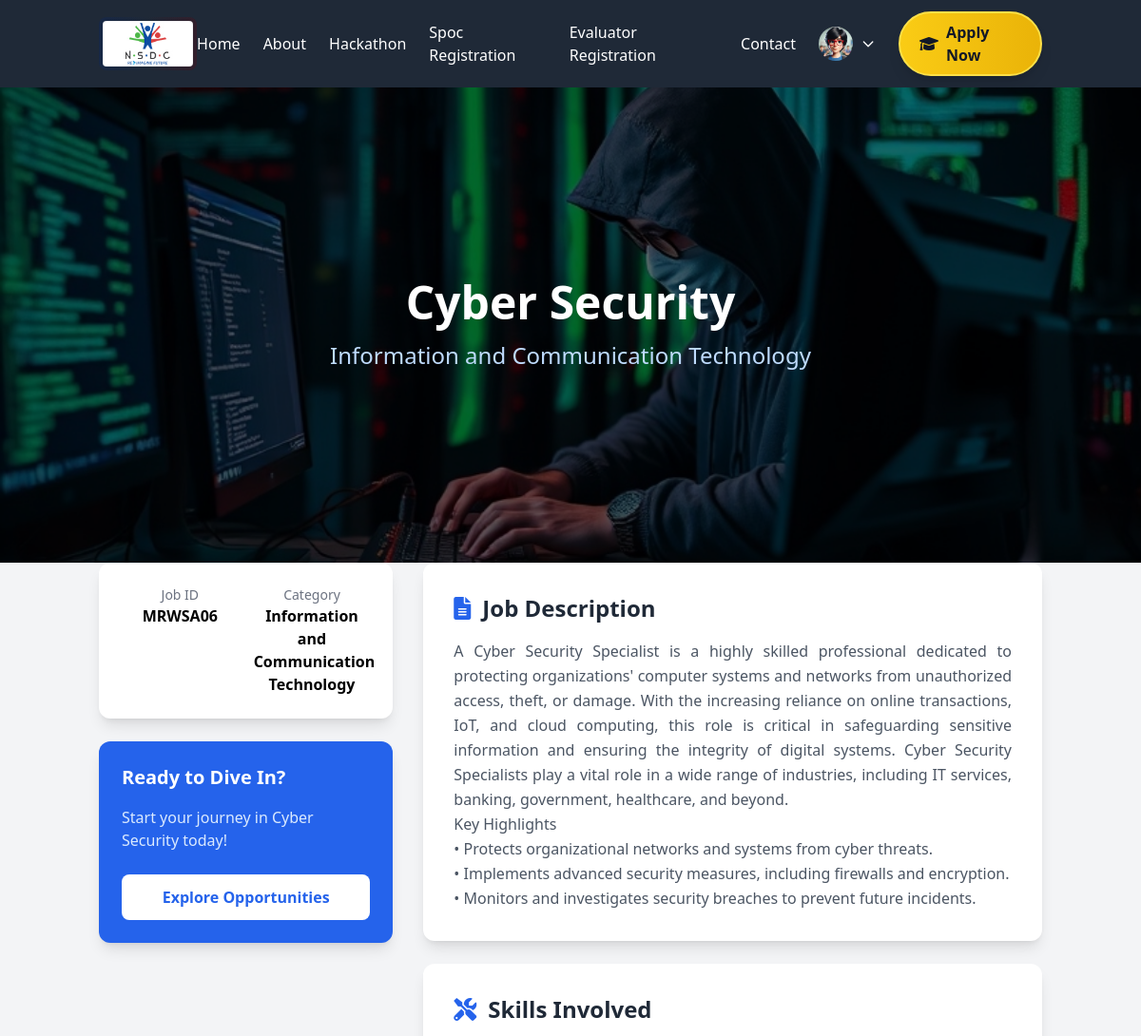
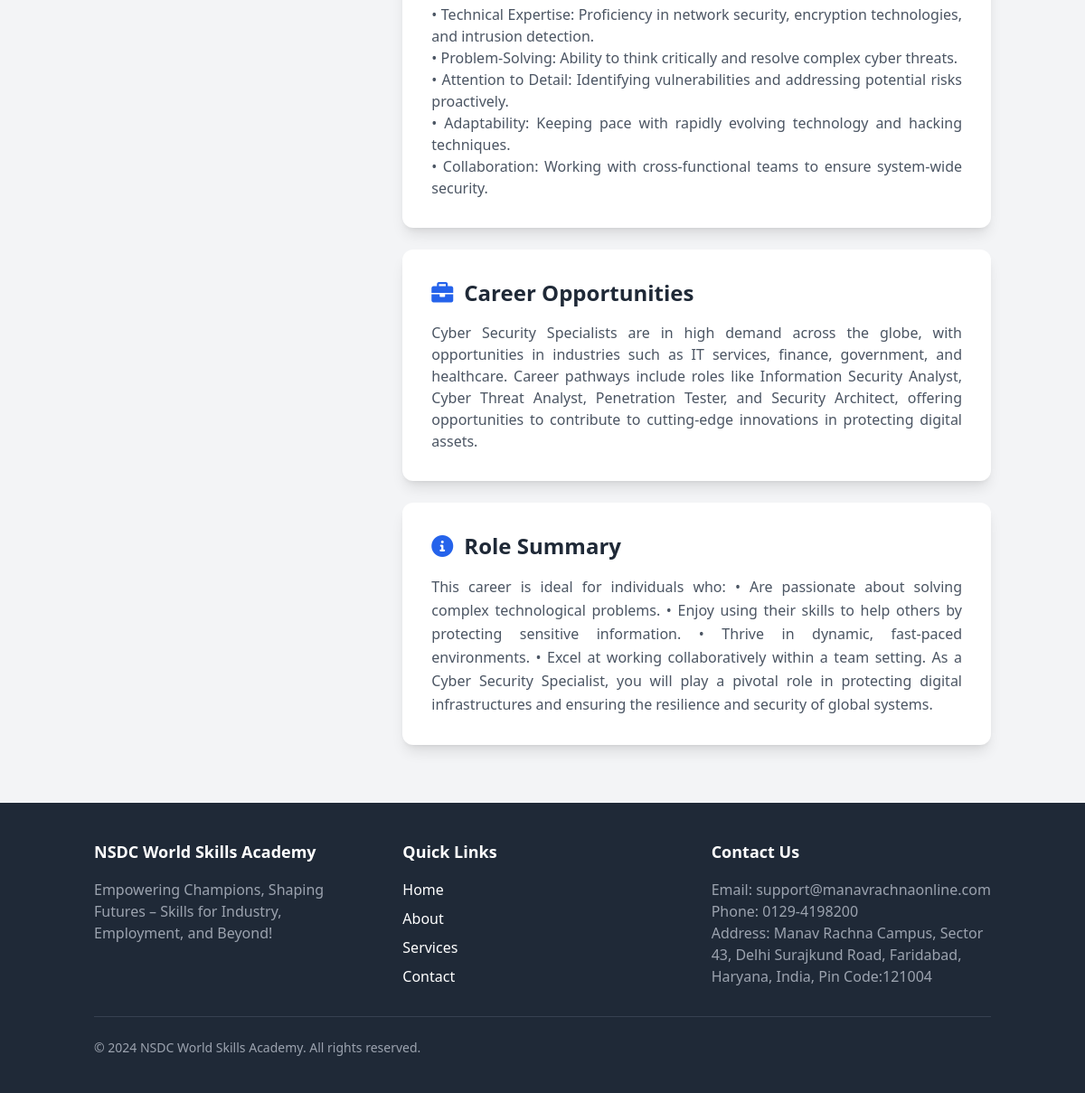
Page /skill/6/ (signed in) on the committed database (2 pictures, top to bottom).
### mriif/models.py (models this page shows, shortened)
class Skill(models.Model):
    job_img = models.ImageField(upload_to='images/')
    job_id = models.CharField(max_length=255)
    job_title = models.CharField(max_length=255)
    job_category = models.CharField(max_length=255, blank=True)
    job_description = models.TextField()
    skills_involved = models.TextField()
    career_opportunities = models.TextField()
    role_summary = models.TextField()

### mriif/views.py (the view)
# urls.py: path('skill/<int:skill_id>/', views.skill_detail, name='skill_detail'),
def skill_detail(request, skill_id):
    skill = get_object_or_404(Skill, id=skill_id)
    return render(request, 'mriif/skill_detail.html', {'skill': skill})

### mriif/templates/mriif/skill_detail.html (shortened to what this page needs)
<!DOCTYPE html>
<html lang="en">
<head>
    <script src="https://cdn.tailwindcss.com"></script>
    <link href="https://cdnjs.cloudflare.com/ajax/libs/font-awesome/6.0.0-beta3/css/all.min.css" rel="stylesheet">
</head>
<body class="bg-gray-100">
    {% include 'mriif/navbar.html' %}
    <div class="relative h-[500px] w-full bg-cover bg-center" style="background-image: url('{{ skill.job_img.url }}')">
        <div class="absolute inset-0 bg-black opacity-60"></div>
        <div class="relative container mx-auto px-4 h-full flex flex-col justify-center text-center text-white">
            <h1 class="text-4xl md:text-5xl font-bold mb-4 animate-fade-in">
                {{ skill.job_title }}
            </h1>
            <p class="text-xl md:text-2xl text-blue-200 animate-fade-in-delay">
                {{ skill.job_category }}
            </p>
        </div>
    </div>
    <div class="container mx-auto px-4 py-12 lg:py-16 -mt-16">
        <div class="grid lg:grid-cols-3 gap-8">
            <div class="lg:col-span-1 space-y-6">
                <div class="bg-white rounded-xl shadow-lg overflow-hidden">
                    <div class="p-6">
                        <div class="grid grid-cols-2 gap-4 text-center">
                            <div>
                                <p class="text-sm text-gray-500">Job ID</p>
                                <p class="font-semibold">{{ skill.job_id }}</p>
                            </div>
                            <div>
                                <p class="text-sm text-gray-500">Category</p>
                                <p class="font-semibold">{{ skill.job_category }}</p>
                            </div>
                        </div>
                    </div>
                </div>
                <div class="bg-blue-600 text-white rounded-xl p-6 shadow-lg">
                    <h3 class="text-xl font-bold mb-4">Ready to Dive In?</h3>
                    <p class="text-blue-100 mb-6">Start your journey in {{ skill.job_title }} today!</p>
                    <button class="w-full bg-white text-blue-600 py-3 rounded-lg font-semibold hover:bg-blue-50 transition duration-300">
                        Explore Opportunities
                    </button>
                </div>
            </div>
            <div class="lg:col-span-2 space-y-6">
                <div class="bg-white rounded-xl shadow-lg p-8">
                    <h2 class="text-2xl font-bold text-gray-800 mb-4 flex items-center">
                        <i class="fas fa-file-alt text-blue-600 mr-3"></i>
                        Job Description
                    </h2>
                    <p class="text-gray-600 leading-relaxed text-justify">{{ skill.job_description|safe|linebreaksbr }}</p>
                </div>
                <div class="bg-white rounded-xl shadow-lg p-8">
                    <h2 class="text-2xl font-bold text-gray-800 mb-4 flex items-center">
                        <i class="fas fa-tools text-blue-600 mr-3"></i>
                        Skills Involved
                    </h2>
                    <div class="flex items-center">
                        <span class="text-gray-600 text-justify">{{ skill.skills_involved|safe|linebreaksbr }}</span>
                    </div>
                </div>
                <div class="bg-white rounded-xl shadow-lg p-8">
                    <h2 class="text-2xl font-bold text-gray-800 mb-4 flex items-center">
                        <i class="fas fa-briefcase text-blue-600 mr-3"></i>
                        Career Opportunities
                    </h2>
                    <div class="flex items-center">
                        <span class="text-gray-600 text-justify">{{ skill.career_opportunities|safe|linebreaksbr }}</span>
                    </div>
                </div>
                <div class="bg-white rounded-xl shadow-lg p-8">
                    <h2 class="text-2xl font-bold text-gray-800 mb-4 flex items-center">
                        <i class="fas fa-info-circle text-blue-600 mr-3"></i>
                        Role Summary
                    </h2>
                    <p class="text-gray-600 leading-relaxed text-justify">{{ skill.role_summary }}</p>
                </div>
            </div>
        </div>
    </div>
    {% include 'mriif/footer.html' %}
</body>
</html>

### mriif/templates/mriif/skill_detail.html (style rules this page uses)
.animate-fade-in { animation: fadeIn 1s ease-out; }
.animate-fade-in-delay { animation: fadeIn 1s ease-out 0.5s forwards; opacity: 0; }

### rows in the picture
Skill: job_img (picture), job_title "Cyber Security", job_category "Information and Communication Technology", job_id "MRWSA06", job_description "A Cyber Security Specialist is a highly skilled professional dedicated to protecting organizations' computer systems and networks from unauthorized access, theft, or damage. With the increasing reliance on online transactions, IoT, and cloud computing, this role is critical in safeguarding sensitive information and ensuring the integrity of digital systems. Cyber Security Specialists play a vital role in a wide range of industries, including IT services, banking, government, healthcare, and beyond. Key Highlights • Protects organizational networks and systems from cyber threats. • Implements advanced security measures, including firewalls and encryption. • Monitors and investigates security…", skills_involved "• Technical Expertise: Proficiency in network security, encryption technologies, and intrusion detection. • Problem-Solving: Ability to think critically and resolve complex cyber threats. • Attention to Detail: Identifying vulnerabilities and addressing potential risks proactively. • Adaptability: Keeping pace with rapidly evolving technology and hacking techniques. • Collaboration: Working with cross-functional teams to ensure system-wide security.", career_opportunities "Cyber Security Specialists are in high demand across the globe, with opportunities in industries such as IT services, finance, government, and healthcare. Career pathways include roles like Information Security Analyst, Cyber Threat Analyst, Penetration Tester, and Security Architect, offering opportunities to contribute to cutting-edge innovations in protecting digital assets.", role_summary "This career is ideal for individuals who: • Are passionate about solving complex technological problems. • Enjoy using their skills to help others by protecting sensitive information. • Thrive in dynamic, fast-paced environments. • Excel at working collaboratively within a team setting. As a Cyber Security Specialist, you will play a pivotal role in protecting digital infrastructures and ensuring the resilience and security of global systems."
